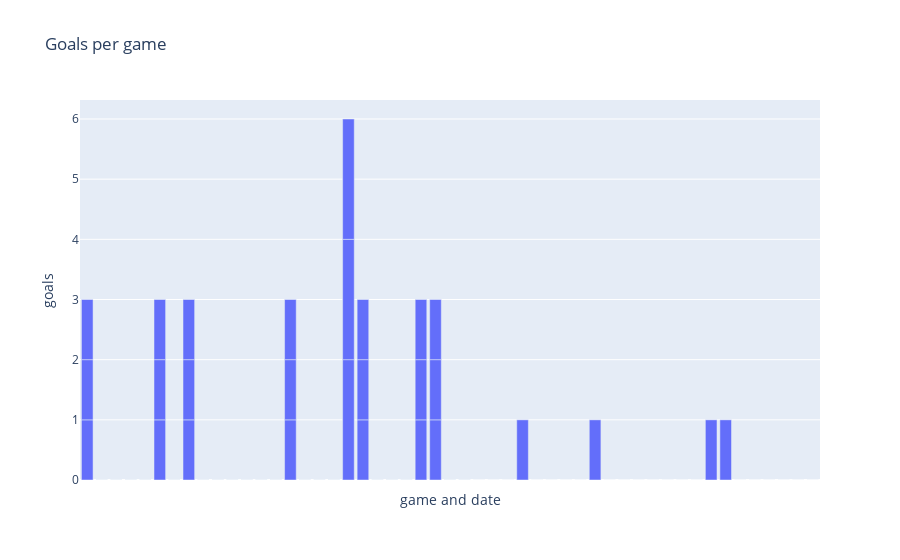

Notebook source saved alongside this figure:
### Code cell
fig = px.bar(fig_df, x="game and date", y="goals", title="Goals per game", hover_data = {"season": True})
fig.update_xaxes(tickangle=270, tickvals = df["date"])
fig.show()

### Figure 1 — Plotly figure (JSON) as saved in the notebook; plotly's stock layout.template omitted (floating-point values rounded to 4 significant figures)
{"data": [{"alignmentgroup": "True", "customdata": [[5], [5], [5], [5], [5], [5], [5], [5], [5], [5], [5], [5], [5], [5], [5], [5], [5], [5], [5], [5], [5], [5], [5], [5], [5], [5], [5], [4], [4], [4], [4], [4], [4], [4], [4], [4], [4], [4], [4], [4], [4], [4], [4], [4], [4], [4], [4], [4], [4], [4], [4], [4], [4], [4], [1], [1], [1], [1], [1], [1], [1], [1], [1], [1], [1], [1], [1], [1], [1], [1], [1], [1], [1], [1], [1], [1], [1], [1], [2], [2], [2], [2], [2], [2], [2], [2], [2], [2], [2], [2], [2], [2], [2], [2], [2], [2], [2], [2], [2], [2], [2], [2], [2], [2], [2]], "hovertemplate": "game and date=%{x}<br>goals=%{y}<br>season=%{customdata[0]}<extra></extra>", "legendgroup": "", "marker": {"color": "#636efa", "pattern": {"shape": ""}}, "name": "", "offsetgroup": "", "orientation": "v", "showlegend": false, "textposition": "auto", "type": "bar", "x": ["OTT @ MTL 2024-11-30", "TOR @ OTT 2024-12-03", "MTL @ OTT 2024-12-06", "OTT @ BOS 2024-12-17", "OTT @ MIN 2024-12-19", "OTT @ NY 2024-12-29", "OTT @ TOR 2024-12-31", "OTT @ NY 2025-01-07", "BOS @ OTT 2025-01-11", "TOR @ OTT 2025-01-14", "OTT @ MTL 2025-01-19", "OTT @ MIN 2025-01-21", "NY @ OTT 2025-01-27", "OTT @ MTL 2025-01-29", "OTT @ TOR 2025-02-01", "MIN @ OTT 2025-02-13", "TOR @ OTT 2025-02-16", "BOS @ OTT 2025-02-20", "MTL @ OTT 2025-02-22", "NY @ OTT 2025-02-26", "OTT @ MIN 2025-03-07", "MIN @ OTT 2025-03-11", "BOS @ OTT 2025-03-15", "OTT @ NY 2025-03-22", "NY @ OTT 2025-03-25", "OTT @ BOS 2025-03-29", "OTT @ BOS 2025-04-02", "OTT @ MTL 2024-11-30", "TOR @ OTT 2024-12-03", "MTL @ OTT 2024-12-06", "OTT @ BOS 2024-12-17", "OTT @ MIN 2024-12-19", "OTT @ NY 2024-12-29", "OTT @ TOR 2024-12-31", "OTT @ NY 2025-01-07", "BOS @ OTT 2025-01-11", "TOR @ OTT 2025-01-14", "OTT @ MTL 2025-01-19", "OTT @ MIN 2025-01-21", "NY @ OTT 2025-01-27", "OTT @ MTL 2025-01-29", "OTT @ TOR 2025-02-01", "MIN @ OTT 2025-02-13", "TOR @ OTT 2025-02-16", "BOS @ OTT 2025-02-20", "MTL @ OTT 2025-02-22", "NY @ OTT 2025-02-26", "OTT @ MIN 2025-03-07", "MIN @ OTT 2025-03-11", "BOS @ OTT 2025-03-15", "OTT @ NY 2025-03-22", "NY @ OTT 2025-03-25", "OTT @ BOS 2025-03-29", "OTT @ BOS 2025-04-02", "MTL @ OTT 2024-01-02", "OTT @ TOR 2024-01-13", "MIN @ OTT 2024-01-17", "TOR @ OTT 2024-01-23", "BOS @ OTT 2024-01-24", "OTT @ MTL 2024-01-27", "NY @ OTT 2024-02-04", "OTT @ MIN 2024-02-14", "MIN @ OTT 2024-02-17", "OTT @ BOS 2024-02-19", "OTT @ BOS 2024-02-21", "OTT @ MTL 2024-02-24", "NY @ OTT 2024-02-28", "TOR @ OTT 2024-03-02", "OTT @ MIN 2024-03-05", "OTT @ MTL 2024-03-10", "OTT @ BOS 2024-03-16", "OTT @ NY 2024-03-20", "TOR @ OTT 2024-03-23", "MIN @ OTT 2024-04-20", "BOS @ OTT 2024-04-24", "MTL @ OTT 2024-04-27", "OTT @ NY 2024-04-30", "OTT @ TOR 2024-05-05", "OTT @ MTL 2024-11-30", "TOR @ OTT 2024-12-03", "MTL @ OTT 2024-12-06", "OTT @ BOS 2024-12-17", "OTT @ MIN 2024-12-19", "OTT @ NY 2024-12-29", "OTT @ TOR 2024-12-31", "OTT @ NY 2025-01-07", "BOS @ OTT 2025-01-11", "TOR @ OTT 2025-01-14", "OTT @ MTL 2025-01-19", "OTT @ MIN 2025-01-21", "NY @ OTT 2025-01-27", "OTT @ MTL 2025-01-29", "OTT @ TOR 2025-02-01", "MIN @ OTT 2025-02-13", "TOR @ OTT 2025-02-16", "BOS @ OTT 2025-02-20", "MTL @ OTT 2025-02-22", "NY @ OTT 2025-02-26", "OTT @ MIN 2025-03-07", "MIN @ OTT 2025-03-11", "BOS @ OTT 2025-03-15", "OTT @ NY 2025-03-22", "NY @ OTT 2025-03-25", "OTT @ BOS 2025-03-29", "OTT @ BOS 2025-04-02"], "xaxis": "x", "y": [1, 0, 0, 0, 0, 1, 0, 1, 0, 0, 0, 0, 0, 0, 1, 0, 0, 0, 2, 1, 0, 0, 0, 1, 1, 0, 0, 1, 0, 0, 0, 0, 1, 0, 1, 0, 0, 0, 0, 0, 0, 1, 0, 0, 0, 2, 1, 0, 0, 0, 1, 1, 0, 0, 0, 0, 0, 1, 0, 0, 0, 0, 1, 0, 0, 0, 0, 0, 0, 0, 1, 1, 0, 0, 0, 0, 0, 0, 1, 0, 0, 0, 0, 1, 0, 1, 0, 0, 0, 0, 0, 0, 1, 0, 0, 0, 2, 1, 0, 0, 0, 1, 1, 0, 0], "yaxis": "y"}], "layout": {"autosize": true, "barmode": "relative", "legend": {"tracegroupgap": 0}, "title": {"text": "Goals per game"}, "xaxis": {"anchor": "y", "autorange": true, "domain": [0, 1], "range": [-0.5, 50.5], "tickangle": -90, "tickvals": ["2024-11-30", "2024-12-03", "2024-12-06", "2024-12-17", "2024-12-19", "2024-12-29", "2024-12-31", "2025-01-07", "2025-01-11", "2025-01-14", "2025-01-19", "2025-01-21", "2025-01-27", "2025-01-29", "2025-02-01", "2025-02-13", "2025-02-16", "2025-02-20", "2025-02-22", "2025-02-26", "2025-03-07", "2025-03-11", "2025-03-15", "2025-03-22", "2025-03-25", "2025-03-29", "2025-04-02", "2024-11-30", "2024-12-03", "2024-12-06", "2024-12-17", "2024-12-19", "2024-12-29", "2024-12-31", "2025-01-07", "2025-01-11", "2025-01-14", "2025-01-19", "2025-01-21", "2025-01-27", "2025-01-29", "2025-02-01", "2025-02-13", "2025-02-16", "2025-02-20", "2025-02-22", "2025-02-26", "2025-03-07", "2025-03-11", "2025-03-15", "2025-03-22", "2025-03-25", "2025-03-29", "2025-04-02", "2024-01-02", "2024-01-13", "2024-01-17", "2024-01-23", "2024-01-24", "2024-01-27", "2024-02-04", "2024-02-14", "2024-02-17", "2024-02-19", "2024-02-21", "2024-02-24", "2024-02-28", "2024-03-02", "2024-03-05", "2024-03-10", "2024-03-16", "2024-03-20", "2024-03-23", "2024-04-20", "2024-04-24", "2024-04-27", "2024-04-30", "2024-05-05", "2024-11-30", "2024-12-03", "2024-12-06", "2024-12-17", "2024-12-19", "2024-12-29", "2024-12-31", "2025-01-07", "2025-01-11", "2025-01-14", "2025-01-19", "2025-01-21", "2025-01-27", "2025-01-29", "2025-02-01", "2025-02-13", "2025-02-16", "2025-02-20", "2025-02-22", "2025-02-26", "2025-03-07", "2025-03-11", "2025-03-15", "2025-03-22", "2025-03-25", "2025-03-29", "2025-04-02"], "title": {"text": "game and date"}, "type": "category"}, "yaxis": {"anchor": "x", "autorange": true, "domain": [0, 1], "range": [0, 6.316], "title": {"text": "goals"}, "type": "linear"}}}
